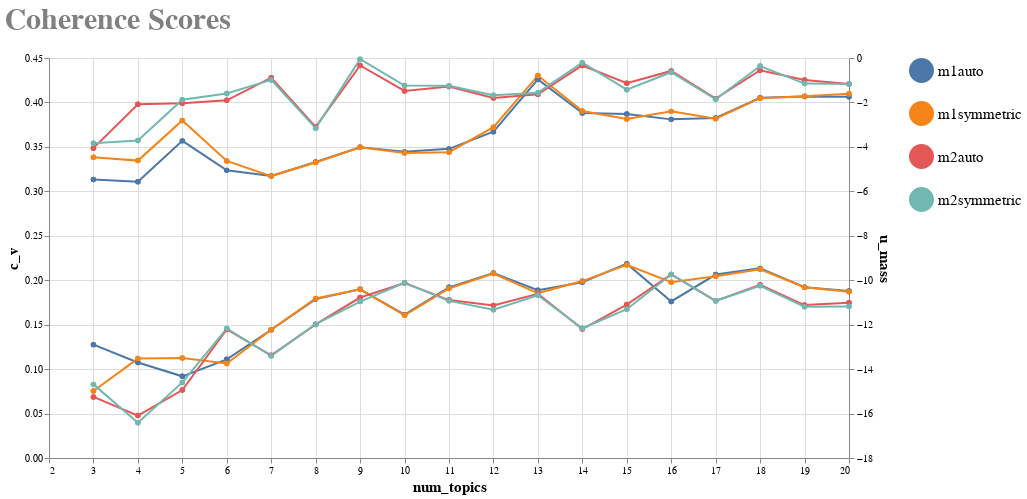

The code cell stored with this chart in its notebook:
### Code cell
coherence_chart

### Figure 1 — Vega-Lite specification as saved in the notebook (floating-point values rounded to 4 significant figures)
{"config": {"view": {"continuousWidth": 300, "continuousHeight": 300}, "axis": {"titleFontSize": 15}, "legend": {"labelFont": "Courier", "labelFontSize": 15, "labelOverlap": false, "symbolSize": 400, "symbolStrokeWidth": 5, "title": null, "titleFontSize": 15}, "title": {"anchor": "start", "color": "gray", "font": "Courier", "fontSize": 30}}, "layer": [{"mark": {"type": "line"}, "encoding": {"color": {"field": "model_name", "type": "nominal"}}, "transform": [{"fold": ["c_v", "u_mass"], "as": ["Measure", "Value"]}]}, {"mark": {"type": "line", "point": true}, "encoding": {"color": {"field": "model_name", "type": "nominal"}, "tooltip": [{"field": "num_topics", "type": "quantitative"}, {"field": "c_v", "type": "quantitative"}, {"field": "alpha", "type": "nominal"}, {"field": "method", "type": "nominal"}, {"field": "model_name", "type": "nominal"}], "x": {"field": "num_topics", "type": "quantitative"}, "y": {"field": "c_v", "type": "quantitative"}}, "transform": [{"fold": ["c_v", "u_mass"], "as": ["Measure", "Value"]}]}, {"mark": {"type": "line", "color": "#ff7f0e", "point": true}, "encoding": {"color": {"field": "model_name", "type": "nominal"}, "tooltip": [{"field": "num_topics", "type": "quantitative"}, {"field": "u_mass", "type": "quantitative"}, {"field": "alpha", "type": "nominal"}, {"field": "method", "type": "nominal"}, {"field": "model_name", "type": "nominal"}], "x": {"field": "num_topics", "type": "quantitative"}, "y": {"field": "u_mass", "type": "quantitative"}}, "transform": [{"fold": ["c_v", "u_mass"], "as": ["Measure", "Value"]}]}], "data": {"name": "data-34fbc1ef6e4d591f66b96143d661f228"}, "height": 400, "resolve": {"scale": {"y": "independent"}}, "title": {"text": ["Coherence Scores"], "subtitle": [""]}, "width": 800, "$schema": "https://vega.github.io/schema/vega-lite/v5.8.0.json", "datasets": {"data-34fbc1ef6e4d591f66b96143d661f228": [{"c_v": 0.3132, "u_mass": -12.9, "num_topics": 3, "alpha": "auto", "method": "m1", "model_name": "m1auto"}, {"c_v": 0.3383, "u_mass": -14.98, "num_topics": 3, "alpha": "symmetric", "method": "m1", "model_name": "m1symmetric"}, {"c_v": 0.3486, "u_mass": -15.25, "num_topics": 3, "alpha": "auto", "method": "m2", "model_name": "m2auto"}, {"c_v": 0.3542, "u_mass": -14.69, "num_topics": 3, "alpha": "symmetric", "method": "m2", "model_name": "m2symmetric"}, {"c_v": 0.3108, "u_mass": -13.7, "num_topics": 4, "alpha": "auto", "method": "m1", "model_name": "m1auto"}, {"c_v": 0.3346, "u_mass": -13.53, "num_topics": 4, "alpha": "symmetric", "method": "m1", "model_name": "m1symmetric"}, {"c_v": 0.3979, "u_mass": -16.09, "num_topics": 4, "alpha": "auto", "method": "m2", "model_name": "m2auto"}, {"c_v": 0.3571, "u_mass": -16.41, "num_topics": 4, "alpha": "symmetric", "method": "m2", "model_name": "m2symmetric"}, {"c_v": 0.3568, "u_mass": -14.32, "num_topics": 5, "alpha": "auto", "method": "m1", "model_name": "m1auto"}, {"c_v": 0.3798, "u_mass": -13.5, "num_topics": 5, "alpha": "symmetric", "method": "m1", "model_name": "m1symmetric"}, {"c_v": 0.399, "u_mass": -14.94, "num_topics": 5, "alpha": "auto", "method": "m2", "model_name": "m2auto"}, {"c_v": 0.4031, "u_mass": -14.6, "num_topics": 5, "alpha": "symmetric", "method": "m2", "model_name": "m2symmetric"}, {"c_v": 0.3236, "u_mass": -13.56, "num_topics": 6, "alpha": "auto", "method": "m1", "model_name": "m1auto"}, {"c_v": 0.3341, "u_mass": -13.75, "num_topics": 6, "alpha": "symmetric", "method": "m1", "model_name": "m1symmetric"}, {"c_v": 0.4024, "u_mass": -12.22, "num_topics": 6, "alpha": "auto", "method": "m2", "model_name": "m2auto"}, {"c_v": 0.4102, "u_mass": -12.18, "num_topics": 6, "alpha": "symmetric", "method": "m2", "model_name": "m2symmetric"}, {"c_v": 0.3172, "u_mass": -12.23, "num_topics": 7, "alpha": "auto", "method": "m1", "model_name": "m1auto"}, {"c_v": 0.3172, "u_mass": -12.23, "num_topics": 7, "alpha": "symmetric", "method": "m1", "model_name": "m1symmetric"}, {"c_v": 0.4279, "u_mass": -13.38, "num_topics": 7, "alpha": "auto", "method": "m2", "model_name": "m2auto"}, {"c_v": 0.4254, "u_mass": -13.4, "num_topics": 7, "alpha": "symmetric", "method": "m2", "model_name": "m2symmetric"}, {"c_v": 0.333, "u_mass": -10.85, "num_topics": 8, "alpha": "auto", "method": "m1", "model_name": "m1auto"}, {"c_v": 0.3324, "u_mass": -10.82, "num_topics": 8, "alpha": "symmetric", "method": "m1", "model_name": "m1symmetric"}, {"c_v": 0.3724, "u_mass": -11.99, "num_topics": 8, "alpha": "auto", "method": "m2", "model_name": "m2auto"}, {"c_v": 0.371, "u_mass": -11.98, "num_topics": 8, "alpha": "symmetric", "method": "m2", "model_name": "m2symmetric"}, {"c_v": 0.3496, "u_mass": -10.41, "num_topics": 9, "alpha": "auto", "method": "m1", "model_name": "m1auto"}, {"c_v": 0.3496, "u_mass": -10.41, "num_topics": 9, "alpha": "symmetric", "method": "m1", "model_name": "m1symmetric"}, {"c_v": 0.4416, "u_mass": -10.78, "num_topics": 9, "alpha": "auto", "method": "m2", "model_name": "m2auto"}, {"c_v": 0.4487, "u_mass": -10.96, "num_topics": 9, "alpha": "symmetric", "method": "m2", "model_name": "m2symmetric"}, {"c_v": 0.3444, "u_mass": -11.55, "num_topics": 10, "alpha": "auto", "method": "m1", "model_name": "m1auto"}, {"c_v": 0.3432, "u_mass": -11.58, "num_topics": 10, "alpha": "symmetric", "method": "m1", "model_name": "m1symmetric"}, {"c_v": 0.413, "u_mass": -10.13, "num_topics": 10, "alpha": "auto", "method": "m2", "model_name": "m2auto"}, {"c_v": 0.419, "u_mass": -10.11, "num_topics": 10, "alpha": "symmetric", "method": "m2", "model_name": "m2symmetric"}, {"c_v": 0.3478, "u_mass": -10.32, "num_topics": 11, "alpha": "auto", "method": "m1", "model_name": "m1auto"}, {"c_v": 0.344, "u_mass": -10.37, "num_topics": 11, "alpha": "symmetric", "method": "m1", "model_name": "m1symmetric"}, {"c_v": 0.4179, "u_mass": -10.9, "num_topics": 11, "alpha": "auto", "method": "m2", "model_name": "m2auto"}, {"c_v": 0.4188, "u_mass": -10.93, "num_topics": 11, "alpha": "symmetric", "method": "m2", "model_name": "m2symmetric"}, {"c_v": 0.3671, "u_mass": -9.677, "num_topics": 12, "alpha": "auto", "method": "m1", "model_name": "m1auto"}, {"c_v": 0.3721, "u_mass": -9.701, "num_topics": 12, "alpha": "symmetric", "method": "m1", "model_name": "m1symmetric"}, {"c_v": 0.405, "u_mass": -11.13, "num_topics": 12, "alpha": "auto", "method": "m2", "model_name": "m2auto"}, {"c_v": 0.4082, "u_mass": -11.32, "num_topics": 12, "alpha": "symmetric", "method": "m2", "model_name": "m2symmetric"}, {"c_v": 0.426, "u_mass": -10.45, "num_topics": 13, "alpha": "auto", "method": "m1", "model_name": "m1auto"}, {"c_v": 0.4302, "u_mass": -10.58, "num_topics": 13, "alpha": "symmetric", "method": "m1", "model_name": "m1symmetric"}, {"c_v": 0.4091, "u_mass": -10.61, "num_topics": 13, "alpha": "auto", "method": "m2", "model_name": "m2auto"}, {"c_v": 0.411, "u_mass": -10.68, "num_topics": 13, "alpha": "symmetric", "method": "m2", "model_name": "m2symmetric"}, {"c_v": 0.3881, "u_mass": -10.09, "num_topics": 14, "alpha": "auto", "method": "m1", "model_name": "m1auto"}, {"c_v": 0.3904, "u_mass": -10.04, "num_topics": 14, "alpha": "symmetric", "method": "m1", "model_name": "m1symmetric"}, {"c_v": 0.4416, "u_mass": -12.2, "num_topics": 14, "alpha": "auto", "method": "m2", "model_name": "m2auto"}, {"c_v": 0.4447, "u_mass": -12.16, "num_topics": 14, "alpha": "symmetric", "method": "m2", "model_name": "m2symmetric"}, {"c_v": 0.3871, "u_mass": -9.256, "num_topics": 15, "alpha": "auto", "method": "m1", "model_name": "m1auto"}, {"c_v": 0.3815, "u_mass": -9.311, "num_topics": 15, "alpha": "symmetric", "method": "m1", "model_name": "m1symmetric"}, {"c_v": 0.4216, "u_mass": -11.09, "num_topics": 15, "alpha": "auto", "method": "m2", "model_name": "m2auto"}, {"c_v": 0.4143, "u_mass": -11.31, "num_topics": 15, "alpha": "symmetric", "method": "m2", "model_name": "m2symmetric"}, {"c_v": 0.381, "u_mass": -10.95, "num_topics": 16, "alpha": "auto", "method": "m1", "model_name": "m1auto"}, {"c_v": 0.39, "u_mass": -10.09, "num_topics": 16, "alpha": "symmetric", "method": "m1", "model_name": "m1symmetric"}, {"c_v": 0.4354, "u_mass": -9.739, "num_topics": 16, "alpha": "auto", "method": "m2", "model_name": "m2auto"}, {"c_v": 0.434, "u_mass": -9.738, "num_topics": 16, "alpha": "symmetric", "method": "m2", "model_name": "m2symmetric"}, {"c_v": 0.3826, "u_mass": -9.745, "num_topics": 17, "alpha": "auto", "method": "m1", "model_name": "m1auto"}, {"c_v": 0.3817, "u_mass": -9.826, "num_topics": 17, "alpha": "symmetric", "method": "m1", "model_name": "m1symmetric"}, {"c_v": 0.4042, "u_mass": -10.93, "num_topics": 17, "alpha": "auto", "method": "m2", "model_name": "m2auto"}, {"c_v": 0.4035, "u_mass": -10.93, "num_topics": 17, "alpha": "symmetric", "method": "m2", "model_name": "m2symmetric"}, {"c_v": 0.4053, "u_mass": -9.468, "num_topics": 18, "alpha": "auto", "method": "m1", "model_name": "m1auto"}, {"c_v": 0.4048, "u_mass": -9.511, "num_topics": 18, "alpha": "symmetric", "method": "m1", "model_name": "m1symmetric"}, {"c_v": 0.4362, "u_mass": -10.21, "num_topics": 18, "alpha": "auto", "method": "m2", "model_name": "m2auto"}, {"c_v": 0.441, "u_mass": -10.25, "num_topics": 18, "alpha": "symmetric", "method": "m2", "model_name": "m2symmetric"}, {"c_v": 0.4066, "u_mass": -10.31, "num_topics": 19, "alpha": "auto", "method": "m1", "model_name": "m1auto"}, {"c_v": 0.4071, "u_mass": -10.32, "num_topics": 19, "alpha": "symmetric", "method": "m1", "model_name": "m1symmetric"}, {"c_v": 0.4253, "u_mass": -11.12, "num_topics": 19, "alpha": "auto", "method": "m2", "model_name": "m2auto"}, {"c_v": 0.4212, "u_mass": -11.19, "num_topics": 19, "alpha": "symmetric", "method": "m2", "model_name": "m2symmetric"}, {"c_v": 0.4064, "u_mass": -10.48, "num_topics": 20, "alpha": "auto", "method": "m1", "model_name": "m1auto"}, {"c_v": 0.4097, "u_mass": -10.52, "num_topics": 20, "alpha": "symmetric", "method": "m1", "model_name": "m1symmetric"}, {"c_v": 0.4206, "u_mass": -11.01, "num_topics": 20, "alpha": "auto", "method": "m2", "model_name": "m2auto"}, {"c_v": 0.4208, "u_mass": -11.19, "num_topics": 20, "alpha": "symmetric", "method": "m2", "model_name": "m2symmetric"}]}}
